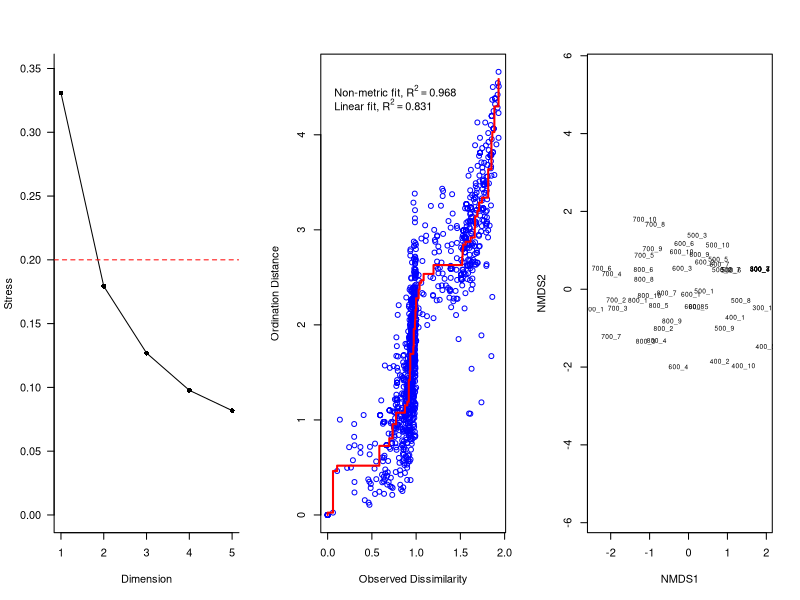
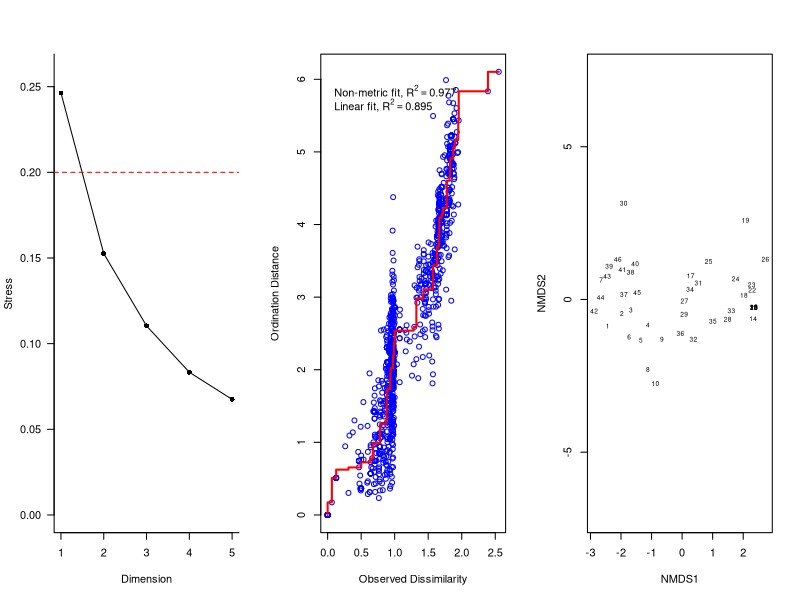
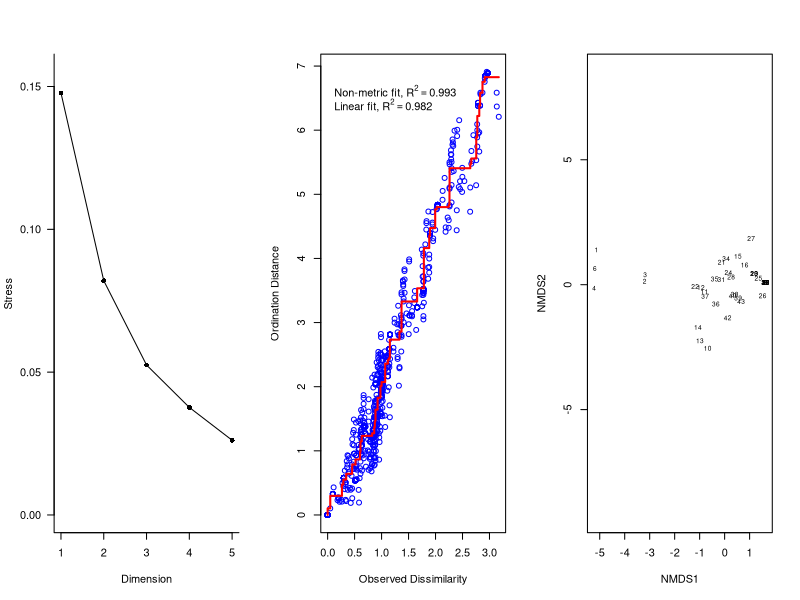
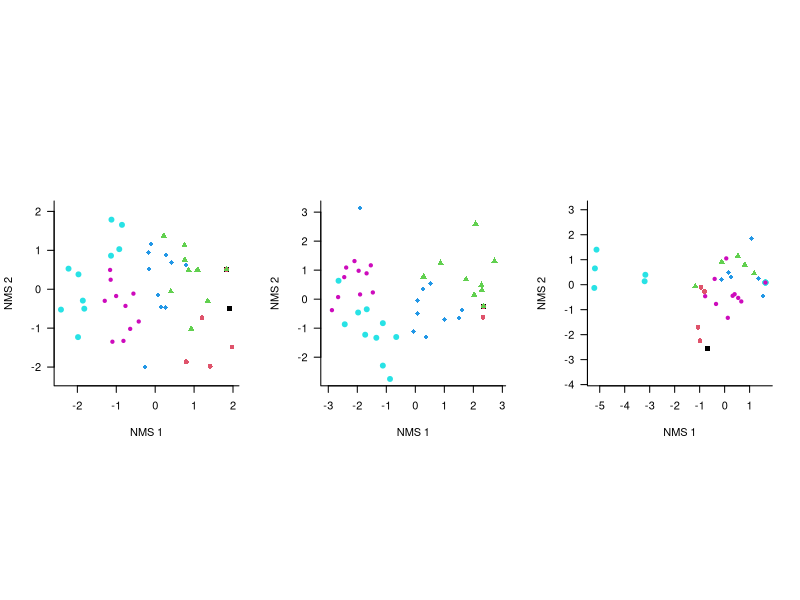

Write R code to recreate these figures, in order. (Note: this script raises an error after producing the figures.)
######################################################################
#
#  NMS and hilltop plots
#
#    Peter Nelson, w changes from Rob Smith, phytomosaic@gmail.com, 16 Sep 2021
#
##      GNU General Public License, Version 3.0    ###################


### preamble
rm(list=ls())
set.seed(1234)
require(tidyverse)
require(vegan)
require(mgcv)
# devtools::install_github('https://github.com/phytomosaic/ecole')


### define functions
# quick function for proportion of no-share sample units
`noshare` <- function(x) {
  z <- vegan::no.shared(x)
  length(z[z == TRUE])/length(z)
}
# step-down dimensionality selection in NMS, for varying 'k' dimensions
`scree_nms` <- function(D, k=9, ...) {
  stress <- rep(NA, k)
  for (i in 1:k) {
    cat('calculating', i, 'of', k, 'dimensions...\n')
    stress[i] <- metaMDS(D, k=i, trace=0, ...)$stress
  }
  plot(1:k, stress, main='', xlab='Dimension', ylab='Stress',
       ylim=c(0, max(stress)*1.05), pch=16, las=1, bty='l')
  lines(1:k, stress)
  abline(0.20, 0, col='red', lty = 2)
  data.matrix(stress)
}
# function to color points by value (elevation value)
`colvec` <- function (x, n = 99, pal, zeroctr = FALSE, ...) {
  if (isTRUE(zeroctr)) {
    if (missing(pal)) {
      pal <- c('#0000FF', '#0505FF', '#0A0AFF', '#0F0FFF', 
               '#1414FF', '#1A1AFF', '#1F1FFF', '#2424FF', '#2929FF', 
               '#2E2EFF', '#3434FF', '#3939FF', '#3E3EFF', '#4343FF', 
               '#4848FF', '#4E4EFF', '#5353FF', '#5858FF', '#5D5DFF', 
               '#6262FF', '#6868FF', '#6D6DFF', '#7272FF', '#7777FF', 
               '#7C7CFF', '#8282FF', '#8787FF', '#8C8CFF', '#9191FF', 
               '#9696FF', '#9C9CFF', '#A1A1FF', '#A6A6FF', '#ABABFF', 
               '#B0B0FF', '#B6B6FF', '#BBBBFF', '#C0C0FF', '#C5C5FF', 
               '#CACAFF', '#D0D0FF', '#D5D5FF', '#DADAFF', '#DFDFFF', 
               '#E4E4FF', '#EAEAFF', '#EFEFFF', '#F4F4FF', '#F9F9FF', 
               '#FEFEFF', '#FFF9F9', '#FFF4F4', '#FFEFEF', '#FFEAEA', 
               '#FFE4E4', '#FFDFDF', '#FFDADA', '#FFD5D5', '#FFD0D0', 
               '#FFCACA', '#FFC5C5', '#FFC0C0', '#FFBBBB', '#FFB6B6', 
               '#FFB0B0', '#FFABAB', '#FFA6A6', '#FFA1A1', '#FF9C9C', 
               '#FF9696', '#FF9191', '#FF8C8C', '#FF8787', '#FF8282', 
               '#FF7C7C', '#FF7777', '#FF7272', '#FF6D6D', '#FF6868', 
               '#FF6262', '#FF5D5D', '#FF5858', '#FF5353', '#FF4E4E', 
               '#FF4848', '#FF4343', '#FF3E3E', '#FF3939', '#FF3434', 
               '#FF2E2E', '#FF2929', '#FF2424', '#FF1F1F', '#FF1A1A', 
               '#FF1414', '#FF0F0F', '#FF0A0A', '#FF0505', '#FF0000')
    }
    lim  <- max(abs(range(x, na.rm = TRUE)))
    brk  <- seq(-lim, lim, length.out = 99)
    cutx <- cut(as.numeric(x), breaks = brk, include.lowest = TRUE)
    u    <- pal[cutx]
  }
  else {
    if (missing(pal)) {
      if (is.factor(x)) 
        n <- nlevels(x)
      pal <- viridis::inferno(n = n, alpha = 0.9, begin = 0.1, end = 0.85)
    }
    cutx <- cut(as.numeric(x), breaks = length(pal), include.lowest = TRUE)
    u    <- pal[cutx]
  }
  return(u)
}


### read in data
# cover abundance
cover     <- read.csv('data/CoverMaster.csv')
cover$UID <- paste(cover$Elevation, cover$Quadrat, sep='_')
# species-level traits, including absorption time and angles
traits_sp <- read.csv('data/Traits_TransB.csv')
# environment data, including climate derivatives
env       <- read.csv('data/Env_matrix_B.csv')
env$UID   <- paste(env$Elevation, env$Quadrat, sep='_')
# trait data, including spectra, absorption time, photobionts
# trait <- read.csv('data/QuadratMeanTraits_Weighted_NoTrace.csv')
trait     <- read.csv('data/QuadratMeanTraits_Unweighted.csv')
trait$UID <- paste(trait$Elevation, trait$Quadrat, sep='_')
trait     <- trait[,-1:-4]
# spectra by quadrat, including band ratios
spectra   <- read.csv('data/Spectral_Features.csv')
# substrate data, including quadrat-level rockiness measurements
#   QUESTION: Join this to traits?
substrate     <- read.csv('data/Substrate_PatacheB.csv',header=T)
substrate$UID <- paste(substrate$Elevation, substrate$Quadrat, sep='_')


### examine
str(cover)     # 1522 obs. of  9 variables
str(traits_sp) # 356 obs. of  26 variables
str(env)       # 60 obs. of  30 variables
str(trait)     # 49 obs. of  127 variables
str(spectra)   # 49 obs. of  127 variables
str(substrate) # 60 obs. of  10 variables


### --- data pre-processing (RJS assumes this works as intended, not checked)
# use only transect B, which has complete community and environmental data
coverB       <- subset(cover, Transect=='B')
coverB$Cover <- as.character(coverB$Cover)
coverB$Cover[coverB$Cover=='T'] <- 0.25
biont        <- c('Trebouxia','Trentepohlia')
table(traits_sp$Photobiont, useNA='always')
traits_sp_filt <- traits_sp %>% dplyr::select(Species, Photobiont) %>% 
  unique() %>% as.data.frame()
# all matrix
coverB_flat_forMDS <-
  coverB %>% 
  dplyr::filter(Species != '') %>%
  dplyr::select(-Collection, -Long_Form, -Photos) %>% 
  pivot_wider(names_from=Species, values_from=Cover) %>%
  dplyr::select(-Elevation, -Transect, -Quadrat) %>%
  mutate(across(c(-UID),as.numeric)) %>%
  replace(is.na(.),0) %>%
  rowwise() %>% 
  mutate(tot_cov=sum(across(c(-UID)))) %>% 
  dplyr::filter(tot_cov>0) %>%
  dplyr::select(-tot_cov)
dimnames(coverB_flat_forMDS)
coverB_flat_forMDS <- as.data.frame(coverB_flat_forMDS)
dimnames(coverB_flat_forMDS)[[1]] <- coverB_flat_forMDS$UID
coverB_flat_forMDS$UID <- NULL
# Trebouxia matrix
coverB_Treb <- coverB %>%  left_join(traits_sp_filt, by='Species', keep=F) %>% 
  subset(Photobiont == 'Trebouxia')
coverB_Treb_flat_forMDS <- 
  coverB_Treb %>%
  dplyr::select(Elevation, Transect, Quadrat, UID, Species, Cover) %>%
  dplyr::filter(Species!='') %>%
  pivot_wider(names_from=Species, values_from=Cover) %>%
  dplyr::select(-Elevation, -Transect, -Quadrat) %>%
  mutate(across(c(-UID),as.numeric)) %>%
  replace(is.na(.),0) %>%
  rowwise() %>% 
  mutate(tot_cov=sum(across(c(-UID)))) %>% 
  dplyr::filter(tot_cov>0) %>%
  dplyr::select(-tot_cov,-UID)
names_nmds_Treb <- 
  coverB_Treb %>% 
  dplyr::select(Elevation, Transect, Quadrat, UID, Species, Cover) %>%
  dplyr::filter(Species!='') %>%
  pivot_wider(names_from=Species, values_from=Cover) %>%
  dplyr::select(-Elevation, -Transect, -Quadrat) %>%
  mutate(across(c(-UID),as.numeric)) %>%
  replace(is.na(.),0) %>%
  rowwise() %>% 
  mutate(tot_cov=sum(across(c(-UID)))) %>% 
  dplyr::filter(tot_cov>0) %>%
  dplyr::select(UID)
# Trentepohlia matrix
coverB_Trent <- coverB %>% left_join(traits_sp_filt, by='Species', keep=F) %>%
  subset(Photobiont == 'Trentepohlia')
coverB_Trent_flat_forMDS <- 
  coverB_Trent %>%
  dplyr::select(Elevation, Transect, Quadrat, UID, Species, Cover) %>%
  dplyr::filter(Species!='') %>%
  pivot_wider(names_from=Species, values_from=Cover) %>%
  dplyr::select(-Elevation, -Transect, -Quadrat) %>%
  mutate(across(c(-UID),as.numeric)) %>%
  replace(is.na(.),0) %>%
  rowwise() %>% 
  mutate(tot_cov=sum(across(c(-UID)))) %>% 
  dplyr::filter(tot_cov>0) %>%
  dplyr::select(-tot_cov,-UID)
names_nmds_Trent <-
  coverB_Trent %>%
  dplyr::select(Elevation, Transect, Quadrat, UID, Species, Cover) %>%
  dplyr::filter(Species!='') %>%
  pivot_wider(names_from=Species, values_from=Cover) %>%
  dplyr::select(-Elevation, -Transect, -Quadrat) %>%
  mutate(across(c(-UID),as.numeric)) %>%
  replace(is.na(.),0) %>%
  rowwise() %>% 
  mutate(tot_cov=sum(across(c(-UID)))) %>% 
  dplyr::filter(tot_cov>0) %>%
  dplyr::select(UID)


### double-standardization by species max then site totals
coverB_flat_forMDS        <- wisconsin(coverB_flat_forMDS)
coverB_Treb_flat_forMDS   <- wisconsin(coverB_Treb_flat_forMDS)
coverB_Trent_flat_forMDS  <- wisconsin(coverB_Trent_flat_forMDS)
# # remove rare species?
# table(colSums(coverB_flat_forMDS > 0)) # 38 of 89 taxa are singletons
# table(colSums(coverB_Treb_flat_forMDS > 0)) # 22 of 60 taxa are singletons
# table(colSums(coverB_Trent_flat_forMDS > 0)) # 13 of 25 taxa are singletons


# ### examine species abundance matrices
# cbind(
#   ecole::mx_diversity(coverB_flat_forMDS),
#   ecole::mx_diversity(coverB_Treb_flat_forMDS),
#   ecole::mx_diversity(coverB_Trent_flat_forMDS)
# )


### dissimilarity matrices
noshare(coverB_flat_forMDS)       # 0.346 no-share, advise stepacross
noshare(coverB_Treb_flat_forMDS)  # 0.480 no-share, advise stepacross
noshare(coverB_Trent_flat_forMDS) # 0.454 no-share, advise stepacross
D_all   <- stepacross(vegdist(coverB_flat_forMDS, 'bray'))
D_treb  <- stepacross(vegdist(coverB_Treb_flat_forMDS, 'bray'))
D_trent <- stepacross(vegdist(coverB_Trent_flat_forMDS, 'bray'))


### NMS runs
par(mfrow=c(1,3))
# NMS all
scree_nms(D_all, k=5, try=100)             # dimensionality selection
coverB_MDS <- metaMDS(D_all, k=2, try=500, trymax=501, auto=F, noshare=F)
stressplot(coverB_MDS)                     # shepard plot
plot(coverB_MDS, type='t', cex=0.6)        # NMS plot
# NMS Trebouxia
scree_nms(D_treb, k=5, try=100)            # dimensionality selection
coverB_Treb_MDS <- metaMDS(D_treb, k=2, try=500, trymax=501, auto=F, noshare=F)
stressplot(coverB_Treb_MDS)                # shepard plot
plot(coverB_Treb_MDS, type='t', cex=0.6)   # NMS plot
# NMS Trentepohlia
scree_nms(D_trent, k=5, try=100)           # dimensionality selection
coverB_Trent_MDS <- metaMDS(D_trent, k=2, try=500, trymax=501, auto=F, noshare=F)
stressplot(coverB_Trent_MDS)               # shepard plot
plot(coverB_Trent_MDS, type='t', cex=0.6)  # CAUTION! many ties, and wonky Axis 1...


### join NMS scores/env/traits
names_nmds  <- dimnames(coverB_flat_forMDS)[[1]]
scr       <- coverB_MDS$points %>% as.data.frame() %>% 
  mutate(UID=names_nmds) %>% replace(is.na(.),0)
scr_Trent <- coverB_Trent_MDS$points %>% as.data.frame() %>% 
  mutate(UID=names_nmds_Trent$UID) %>% replace(is.na(.),0)
scr_Treb  <- coverB_Treb_MDS$points %>% as.data.frame() %>% 
  mutate(UID=names_nmds_Treb$UID) %>% replace(is.na(.),0)
# add NMS scores to env
scr_env       <- env %>% inner_join(scr, by='UID') %>% as.data.frame() 
scr_env_Trent <- env %>% inner_join(scr_Trent, by='UID')  %>% as.data.frame() 
scr_env_Treb  <- env %>% inner_join(scr_Treb, by='UID')  %>% as.data.frame() 
# add traits to the env matrix
scr_env <-
  scr_env %>% 
  dplyr::select(-X, -X.1) %>%
  inner_join(trait, by='UID', keep=FALSE)  %>%
  inner_join(substrate, by=c('UID','Elevation','Quadrat'), keep=FALSE) %>%
  as.data.frame() %>% 
  dplyr::select(UID, Transect, Quadrat, Elevation, -Total, everything())
scr_env_Treb <- scr_env_Treb %>% 
  dplyr::select(-X, -X.1) %>%
  inner_join(trait, by='UID', keep=FALSE)  %>%
  inner_join(substrate, by=c('UID','Elevation','Quadrat'), keep=FALSE) %>%
  as.data.frame() %>% 
  dplyr::select(UID, Transect, Quadrat, Elevation, -Total, everything())
scr_env_Trent <- scr_env_Trent %>% 
  dplyr::select(-X, -X.1) %>%
  inner_join(trait, by='UID', keep=FALSE)  %>%
  inner_join(substrate, by=c('UID','Elevation','Quadrat'), keep=FALSE) %>%
  as.data.frame() %>% 
  dplyr::select(UID, Transect, Quadrat, Elevation, -Total, everything())
# env variable names to use later
vars <- colnames(scr_env[5:length(scr_env)-1]) 
vars[vars=='UID'] <- NULL
# cleanup
rm(substrate, cover, traits_sp, env, trait, spectra,
   names_nmds, names_nmds_Treb, names_nmds_Trent,
   D_all, D_treb, D_trent)


### CAUTION!!! incomplete replication within Elevations...
cbind(xtabs(~ Elevation + Quadrat, scr_env), Total=table(scr_env$Elevation))
cbind(xtabs(~ Elevation + Quadrat, scr_env_Treb), Total=table(scr_env_Treb$Elevation))
cbind(xtabs(~ Elevation + Quadrat, scr_env_Trent), Total=table(scr_env_Trent$Elevation))


### plot NMS by elevation
`plot_nms` <- function(d, ...) {
  plot(d$MDS1, d$MDS2, xlab='NMS 1', ylab='NMS 2',
       pch=as.numeric(factor(d$Elevation))+14, 
       col=as.numeric(factor(d$Elevation)), 
       bty='L', las=1, asp=1, main='', ...)
}
par(mfrow=c(1,3), pty='s')
plot_nms(scr_env)
plot_nms(scr_env_Treb)
plot_nms(scr_env_Trent)
# cant do mixed model because Elevations occupy diff regions of ordination space


### fit GAM models (aka hilltop plots...)
`fit_gam` <- function(y, d, saveplot=FALSE, ...) {
  o  <- ordisurf(scores(d[,c('MDS1','MDS2')]), d[,y], plot=F)
  r2 <- round(summary(o)$r.sq,3)
  if(isTRUE(saveplot)) { png(paste0('./fig/fig_surface_',y,'.png'), 
                             hei=10, wid=10, unit='in', res=350) }
  plot(d$MDS1, d$MDS2, xlab='NMS 1', ylab='NMS 2',
       pch=21, cex=1.0, col='#00000099' , bg=colvec(d$Elevation), 
       bty='L', las=1, asp=1, main=paste0(y,', R2=',r2), ...)
  contour(o$grid$x, o$grid$y, o$grid$z, col='#000000FF', add=T)
  if(isTRUE(saveplot)) dev.off()
  return(o)
}


### for testing only: reduce number of candidate responses
length(vars) # 155 candidate responses (!)
vars <- vars[c(1,2,3,4, 5,7,8,9, 28,29,30,37, 51,141,151,153)]


### fit the GAMs
png('output/Patache_Hilltops.png', height = 5000, width = 5000, res = 350)
par(mfrow=c(4,4), mar=c(3,3,1,0), oma=c(0,0,0,0), pty='s')
m_all   <- lapply(vars, function(i) fit_gam(i, d=scr_env))
names(m_all)   <- vars
dev.off()

png('output/Patache_Hilltops_Treb.png', height = 5000, width = 5000, res = 350)
par(mfrow=c(4,4), mar=c(3,3,1,0), oma=c(0,0,0,0), pty='s')
m_treb  <- lapply(vars, function(i) fit_gam(i, d=scr_env_Treb))
names(m_treb)  <- vars
dev.off()

png('output/Patache_Hilltops_Trent.png', height = 5000, width = 5000, res = 350)
par(mfrow=c(4,4), mar=c(3,3,1,0), oma=c(0,0,0,0), pty='s')
m_trent <- lapply(vars, function(i) fit_gam(i, d=scr_env_Trent))
names(m_trent) <- vars
dev.off()

### GAM goodness-of-fit
`get_r2` <- function(mod_lst, savecsv=FALSE, prefix='all') {
  r2        <- sapply(mod_lst, function(i) summary(i)$r.sq)
  names(r2) <- names(mod_lst)
  if(isTRUE(savecsv)) {
    write.csv(t(t(r2)), file=paste0('./', prefix, '_PatacheB_nmsgamfit.csv'))
  }
  return(r2)
}
r2_all   <- get_r2(m_all)
r2_treb  <- get_r2(m_treb)
r2_trent <- get_r2(m_trent)
(r2 <- data.frame(r2_all, r2_treb, r2_trent))

### view R2 across photobiont types
png('output/Patache_Hilltop_R2.png')
`plot_r2_matrix` <- function(r2, ...) {
  m <- round(as.matrix(r2),2)
  m <- m[NROW(m):1,]
  par(pty='s', mfrow=c(1,1))
  image(1:ncol(m), 1:nrow(m), t(m), col=viridis::viridis(99), axes=F, ann=F)
  axis(1, 1:ncol(m), colnames(m), las=1)
  axis(2, 1:nrow(m), rownames(m), las=1)
  for (x in 1:ncol(m)) { for (y in 1:nrow(m)) { text(x,y,m[y,x]) }}
}
plot_r2_matrix(r2)
dev.off()

####    END    ####
